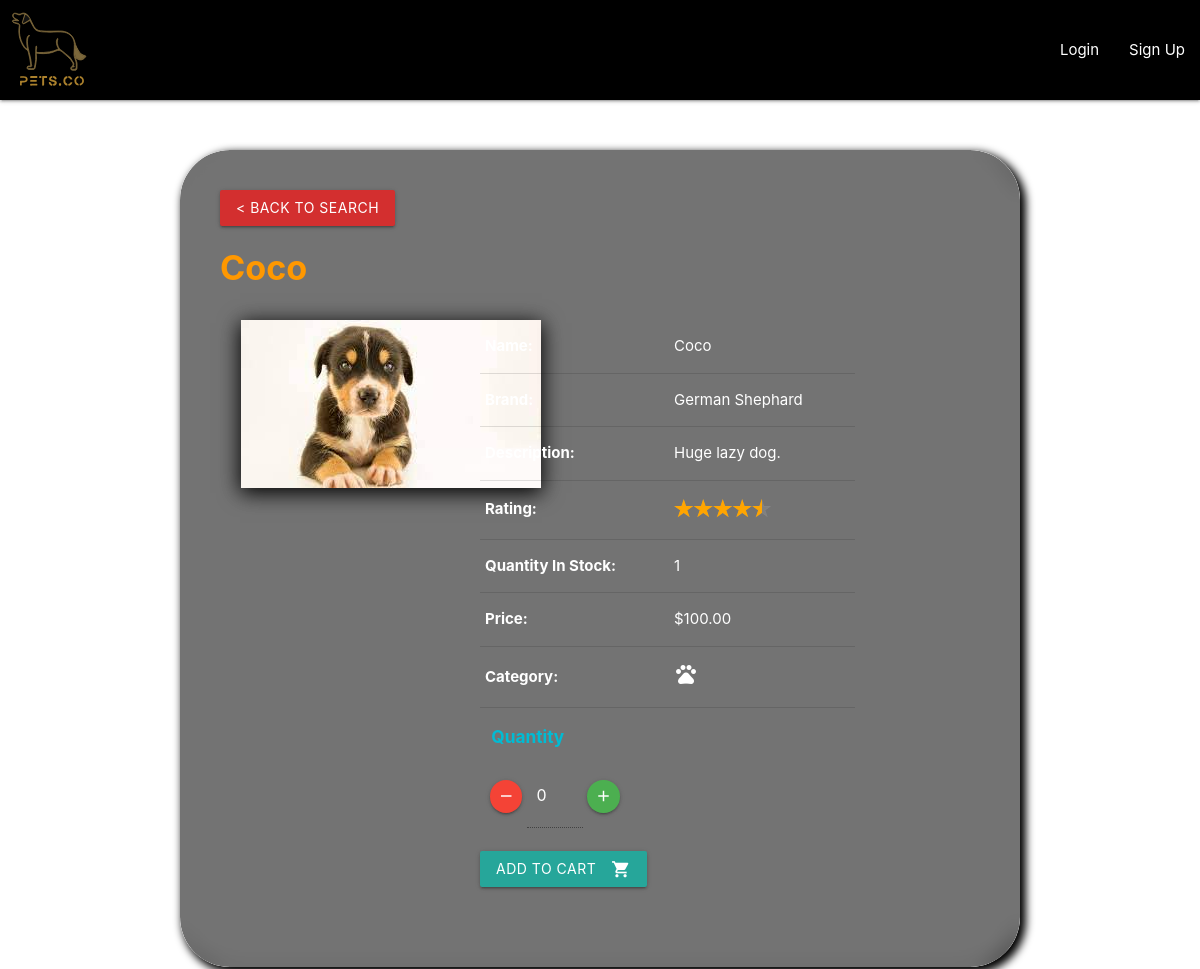
The page /item_page.php?item_id=3 (upper part) on the database as committed earlier.
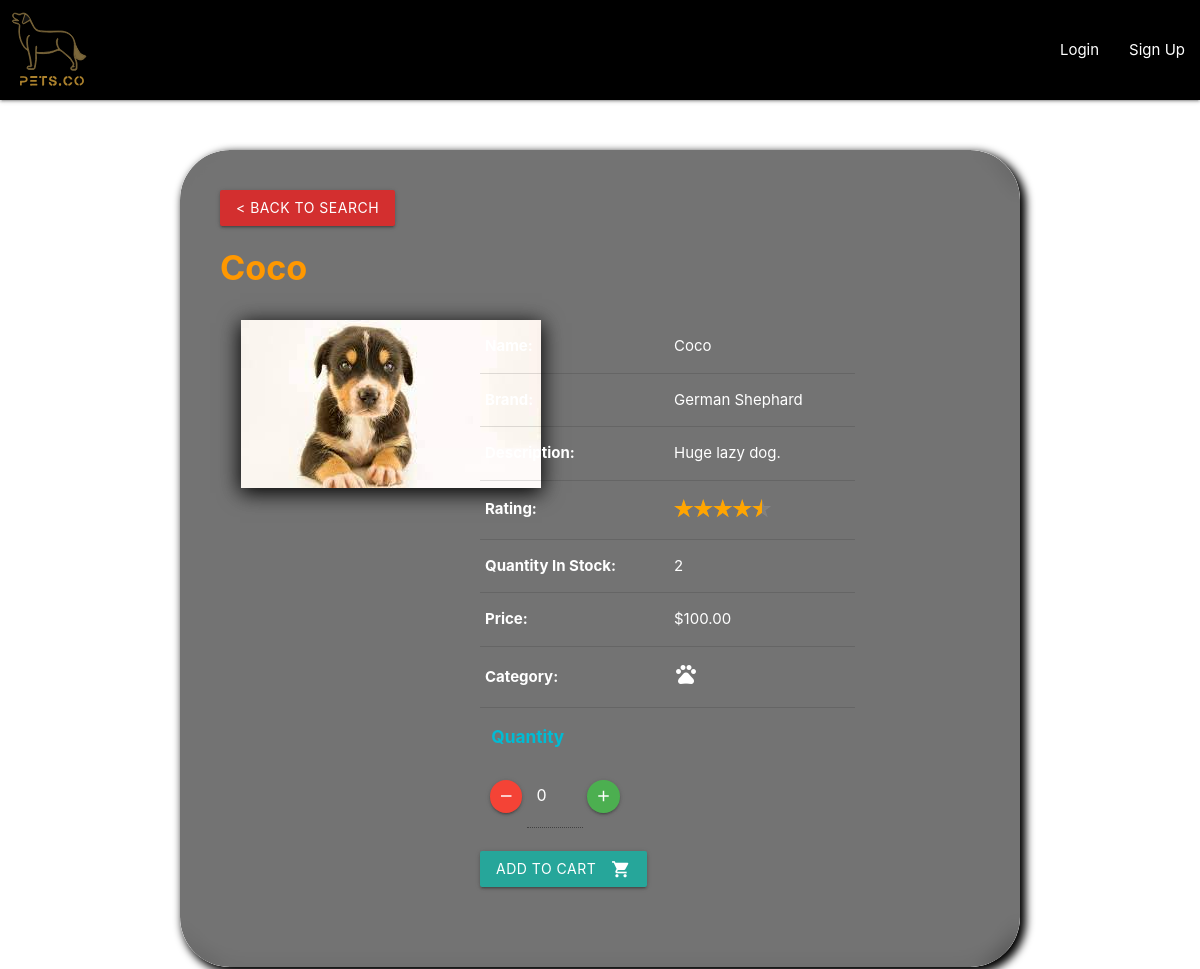
The same page on the database as committed later.
### tables this page shows
CREATE TABLE `items` (
  `ItemID` int(11) NOT NULL,
  `Name` varchar(64) NOT NULL,
  `Brand` varchar(64) NOT NULL,
  `Description` varchar(512) NOT NULL,
  `Category` int(11) NOT NULL,
  `SellingPrice` float NOT NULL,
  `QuantityInStock` int(11) NOT NULL,
  `Image` varchar(512) NOT NULL
);

### includes/data/item.data.php (called while the page is built, shortened)
<?php
class Item
{
  private $itemID;
  private $name;
  private $brand;
  private $description;
  private $sellingPrice;
  private $quantityInStock;
  private $image;
  function __construct($itemID, $conn)
  {
    $this->itemID = $itemID;
    $this->InitData($conn);
    $this->UpdateReviews($conn);
  }
  public function InitData($conn)
  {
    $sql = "SELECT * FROM Items WHERE ItemID = $this->itemID";
    $result = $conn->query($sql) or die($conn->error);
    $row = $result->fetch_array(MYSQLI_ASSOC);
    $this->name = $row["Name"];
    $this->brand = $row["Brand"];
    $this->description = $row["Description"];
    $this->sellingPrice = $row["SellingPrice"];
    $this->quantityInStock = $row["QuantityInStock"];
    $this->image = $row["Image"];
  }
  public function UpdateReviews($conn)
  {
    $sql = "SELECT OI.Feedback, OI.Rating, O.MemberID FROM OrderItems OI, Orders O
      WHERE OI.ItemID = $this->itemID AND OI.OrderID = O.OrderID";
    $result = $conn->query($sql) or die ($conn->error);
    $totalRatings = 0;
    while ($row = $result->fetch_assoc())
    {
      $feedback = $row["Feedback"];
      $rating = $row["Rating"];
      $memberID = $row["MemberID"];
      $nameResult = $conn->query("SELECT Username FROM Members M WHERE MemberID = $memberID") or die($conn->error);
      $username = $nameResult->fetch_array()[0];
    }
  }
  public function GetName() { return $this->name; }
  public function GetBrand() { return $this->brand; }
  public function GetDescription() { return $this->description; }
  public function GetSellingPrice() { return $this->sellingPrice; }
  public function GetQuantityInStock() { return $this->quantityInStock; }
  public function GetImage() { return $this->image; }
}

### item_page.php (the view, shortened to what the changed rows need)
<!DOCTYPE html>
<html lang="en">
<?php
  include "header.php";
  require_once "includes/search_catalogue.inc.php";
  require_once "includes/data/item.data.php";
  if (isset($_GET["item_id"]))
  {
    $itemID = $_GET["item_id"];
    $item = new Item($itemID, $conn);
    $image = $item->GetImage();
    $name = $item->GetName();
    $brand = $item->GetBrand();
    $description = $item->GetDescription();
    $quantityInStock = $item->GetQuantityInStock();
    $price = $item->GetSellingPrice();
    $displayPrice = "$" . number_format($price, 2);
    $category = $item->GetCategory();
    $category = Item::CATEGORY_ICON[(int)$category];
  } else die("<h5 class='container white-text page-title' style='margin-top: 50px'>No item selected...</h5>");
?>
<div class="container" style="margin-top: 50px;">
  <div class="rounded-card-parent">
    <div class="card rounded-card">
      <a class="btn red darken-2" href="search_catalogue.php?search_name=">< BACK TO SEARCH</a>
      <h4 class="orange-text bold"><?php echo($name); ?></h4>
      <form action="item_page.php" method="GET" style="padding-left: 10px;">
        <div class="row" style="padding-top: 20px;">
          <div class="col s4">
            <img class="shadow-img" src="images/<?php echo($image); ?>"
              style="max-height: 300px; max-width: 300px;">
          </div>
          <div class="col s6">
            <div class="row">
              <table>
                <tbody>
                  <tr><th>Name: </th><td><?php echo($name); ?></td></tr>
                  <tr><th>Brand: </th><td><?php echo($brand); ?></td></tr>
                  <tr><th>Description: </th><td><?php echo($description); ?></td></tr>
                  <tr>
                    <th>Rating: </th>
                  </tr>
                  <tr><th>Quantity In Stock: </th><td><?php echo($quantityInStock); ?></td></tr>
                  <tr><th>Price: </th><td><?php echo($displayPrice); ?></td></tr>
                  <tr><th>Category: </th><td><i class='material-icons prefix'><?php echo($category); ?></i></td></tr>
                </tbody>
              </table>
            </div>
          </div>
        </div>
      </form>
    </div>
  </div>
</div>
<?php include "footer.php";?>

Rows that differ between the two databases and show on the page:
changed items "Coco": QuantityInStock "1" → "2"
